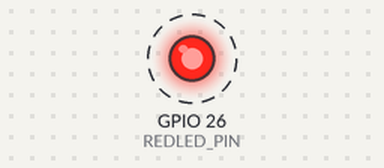
The sketch below on a simulated ESP32. Shown: output pins drawn as LEDs (lit = HIGH). Dashed ring = blinking.

Above: at 0.05 s.
Timing chart, 0 to 3.0 s (numbered marks = the images above):
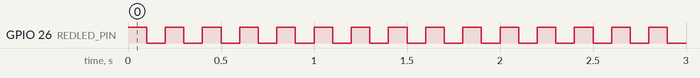

The sketch:

single_external_led.ino
```cpp
#define REDLED_PIN 26

void setup() {
  pinMode(REDLED_PIN, OUTPUT);
}

void loop() {
  digitalWrite(REDLED_PIN, HIGH);
  delay(100);

  digitalWrite(REDLED_PIN, LOW);
  delay(100);
}
```

Measured:
- by itself, GPIO 26 (REDLED_PIN): alternates HIGH for 0.10 s and LOW for 0.10 s
